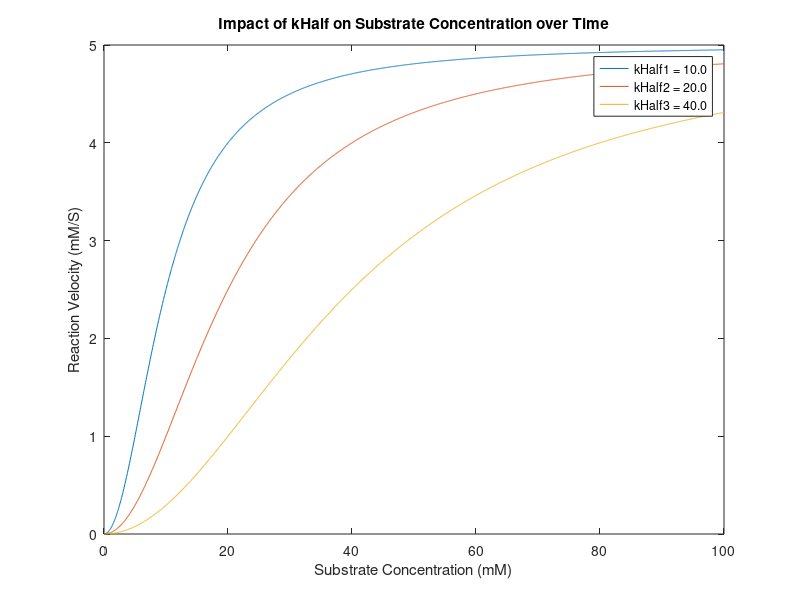

The MATLAB source for this figure:
Vmax = 5.0;
h = 2;
kHalf1 = 10.0;
kHalf2 = 20.0;
kHalf3 = 40.0;

S = 0:0.05:100;

for i = 1:length(S)
    V1(i) = (Vmax * power(S(i), h)) / (power(kHalf1, h) + power(S(i), h));
    V2(i) = (Vmax * power(S(i), h)) / (power(kHalf2, h) + power(S(i), h));
    V3(i) = (Vmax * power(S(i), h)) / (power(kHalf3, h) + power(S(i), h));
end

plot(S, V1, "DisplayName", "kHalf1 = 10.0");
hold on
plot(S, V2, "DisplayName", "kHalf2 = 20.0");
plot(S, V3, "DisplayName", "kHalf3 = 40.0");
legend
title("Impact of kHalf on Substrate Concentration over Time")
xlabel("Substrate Concentration (mM)");
ylabel("Reaction Velocity (mM/S)");
hold off
